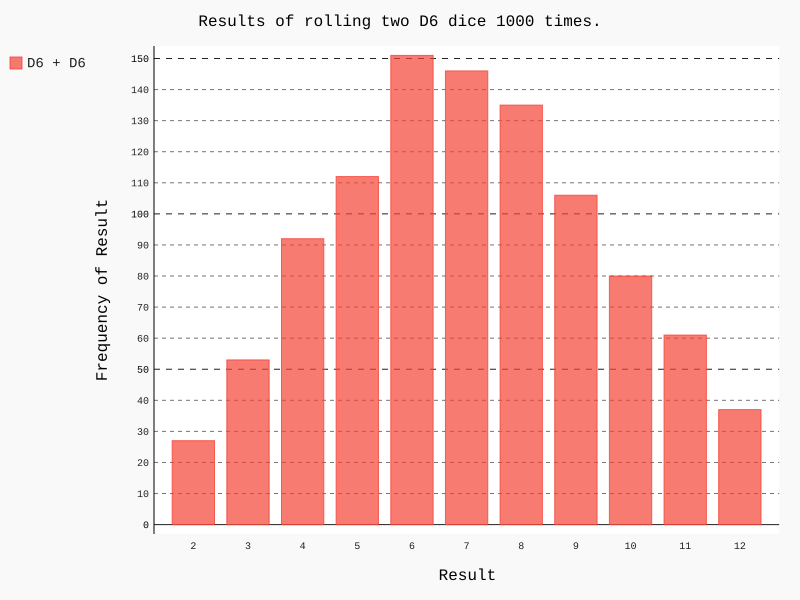

Python code for this plot:
from die import Die
import pygal

# 创建两个D6骰子
die_1 = Die()
die_2 = Die()
# 掷几次骰子，并将结果存储在一个列表中
results = []
for roll_num in range(1000):
    result = die_1.roll() + die_2.roll()
    results.append(result)

# 分析结果
frequencies = []
max_result = die_1.num_sides + die_2.num_sides
for value in range(2, max_result+1):
    frequency = results.count(value)
    frequencies.append(frequency)

# 对结果进行可视化
hist = pygal.Bar()
hist.title = "Results of rolling two D6 dice 1000 times."
hist.x_labels = ['2', '3', '4', '5', '6', '7', '8', '9', '10', '11', '12']
hist.x_title = "Result"
hist.y_title = "Frequency of Result"

hist.add('D6 + D6', frequencies)
hist.render_to_file('die_visual.svg')   #使用浏览器打开


# print(frequencies)
